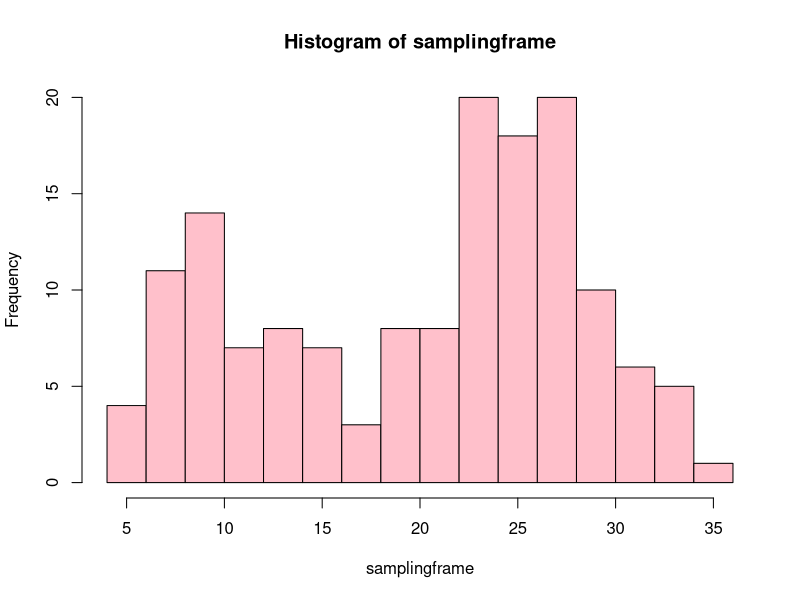

The R source for this figure: (Note: this script raises an error after producing the figure.)
rnorm2 <- function(n,mean,sd) { mean+sd*scale(rnorm(n)) } 
set.seed(1239)
r1 <- rnorm2(100,25,4) 
r2 <- rnorm2(50,10,3) 
samplingframe <- c(r1,r2) 
hist(samplingframe, breaks=20,col = "pink")

mean(sample(samplingframe,size = 50, replace = T))
a= 1:50
a = apply(a,2)
for(i in 1:50) a[i]=mean(sample(samplingframe,size = 50, replace = T))
hist(a)
